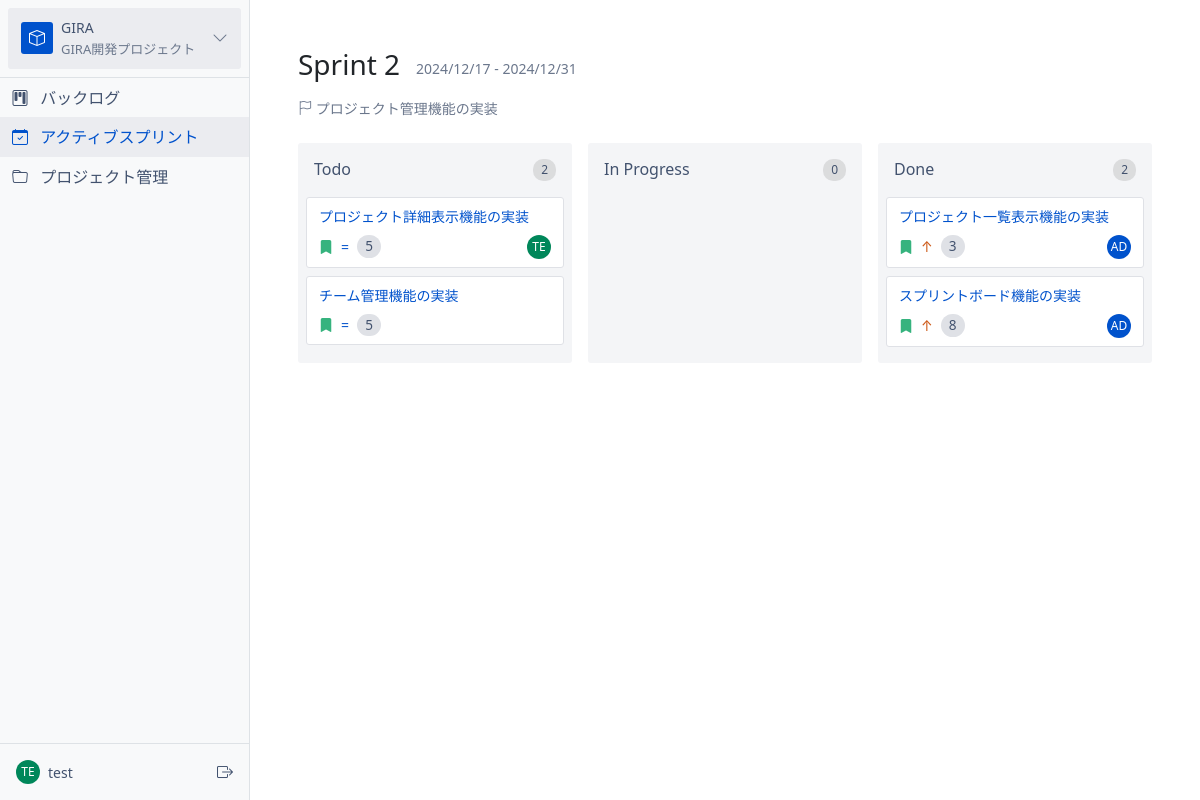
The app's page /kanban/1 (signed in) with its own data.
### app/models/project.py (models this page shows, shortened)
class Project(db.Model):
    __tablename__ = "projects"
    id = db.Column(db.Integer, primary_key=True)
    name = db.Column(db.String(100), nullable=False)
    key = db.Column(db.String(10), unique=True, nullable=False)
    description = db.Column(db.Text)
    status = db.Column(db.String(20), default="active")
    owner_id = db.Column(db.Integer, db.ForeignKey("users.id"), nullable=False)
    created_at = db.Column(db.DateTime, default=lambda: datetime.now(UTC))
    updated_at = db.Column(
        db.DateTime,
        default=lambda: datetime.now(UTC),
        onupdate=lambda: datetime.now(UTC),
    )
    owner = db.relationship("User", backref=db.backref("owned_projects", lazy=True))

### app/models/user.py (models this page shows, shortened)
class User(UserMixin, db.Model):
    __tablename__ = "users"
    id = db.Column(db.Integer, primary_key=True)
    username = db.Column(db.String(64), unique=True, nullable=False)
    email = db.Column(db.String(120), unique=True, nullable=False)
    first_name = db.Column(db.String(64))
    last_name = db.Column(db.String(64))
    avatar_color = db.Column(db.String(7))  # 存储 HEX 颜色代码，如 #FF0000
    password_hash = db.Column(db.String(128))
    is_active = db.Column(db.Boolean, default=True)
    created_at = db.Column(db.DateTime, default=datetime.utcnow)
    last_login = db.Column(db.DateTime)

### app/models/sprint.py (models this page shows, shortened)
class Sprint(db.Model):
    __tablename__ = "sprints"
    id = db.Column(db.Integer, primary_key=True)
    name = db.Column(db.String(100), nullable=False)
    start_date = db.Column(db.DateTime)
    end_date = db.Column(db.DateTime)
    status = db.Column(db.String(20), default="planning")  # planning, active, completed
    project_id = db.Column(db.Integer, db.ForeignKey("projects.id"), nullable=False)
    created_at = db.Column(db.DateTime, default=datetime.utcnow)
    updated_at = db.Column(
        db.DateTime, default=datetime.utcnow, onupdate=datetime.utcnow
    )
    goal = db.Column(db.String(255))
    project = db.relationship("Project", backref=db.backref("sprints", lazy=True))

### app/models/story.py (models this page shows, shortened)
class Story(db.Model):
    __tablename__ = "stories"
    PRIORITY_NONE = 0
    PRIORITY_LOW = 1
    PRIORITY_MEDIUM = 2
    PRIORITY_HIGH = 3
    PRIORITY_HIGHEST = 4
    PRIORITY_CHOICES = {
        PRIORITY_NONE: {"name": "None", "color": "#6B778C", "icon": ""},
        PRIORITY_LOW: {"name": "Low", "color": "#2D8738", "icon": "↓"},
        PRIORITY_MEDIUM: {"name": "Medium", "color": "#0052CC", "icon": "="},
        PRIORITY_HIGH: {"name": "High", "color": "#CD5A19", "icon": "↑"},
        PRIORITY_HIGHEST: {"name": "Highest", "color": "#CD1F1F", "icon": "↑↑"},
    }
    KANBAN_TODO = "todo"
    KANBAN_DOING = "doing"
    KANBAN_DONE = "done"
    id = db.Column(db.Integer, primary_key=True)
    title = db.Column(db.String(200), nullable=False)
    description = db.Column(db.Text)
    status = db.Column(db.String(20), default="todo")  # 看板状态：todo, doing, done
    story_points = db.Column(db.Integer)
    priority = db.Column(db.Integer, default=PRIORITY_NONE)
    project_id = db.Column(db.Integer, db.ForeignKey("projects.id"), nullable=False)
    sprint_id = db.Column(db.Integer, db.ForeignKey("sprints.id"))
    assignee_id = db.Column(db.Integer, db.ForeignKey("users.id"))
    created_at = db.Column(db.DateTime, default=datetime.utcnow)
    updated_at = db.Column(
        db.DateTime, default=datetime.utcnow, onupdate=datetime.utcnow
    )
    started_at = db.Column(db.DateTime)  # 開始日時
    completed_at = db.Column(db.DateTime)  # 完了日時
    project = db.relationship("Project", backref=db.backref("stories", lazy=True))
    sprint = db.relationship("Sprint", backref=db.backref("stories", lazy=True))
    assignee = db.relationship(
        "User", backref=db.backref("assigned_stories", lazy=True)
    )
    @property
    def priority_info(self):
        return self.PRIORITY_CHOICES.get(
            self.priority, self.PRIORITY_CHOICES[self.PRIORITY_NONE]
        )

### app/views/kanban.py (the view)
@bp.route("/")
@bp.route("/<int:project_id>")
@login_required
def index(project_id=None):
    try:
        logger.info(f"User {current_user.username} accessing kanban board")
        projects = Project.query.all()
        logger.debug(f"Found {len(projects)} total projects")
        current_project = None
        active_sprint = None
        todo_stories = []
        doing_stories = []
        done_stories = []
        if project_id:
            current_project = Project.query.get_or_404(project_id)
            logger.info(
                f"Viewing kanban for project: {current_project.name} (ID: {project_id})"
            )
            active_sprint = Sprint.query.filter_by(
                project_id=current_project.id, status="active"
            ).first()
            if active_sprint:
                logger.info(
                    f"Found active sprint: {active_sprint.name} (ID: {active_sprint.id})"
                )
                todo_stories = Story.query.filter_by(
                    sprint_id=active_sprint.id, status=Story.KANBAN_TODO
                ).all()
                doing_stories = Story.query.filter_by(
                    sprint_id=active_sprint.id, status=Story.KANBAN_DOING
                ).all()
                done_stories = Story.query.filter_by(
                    sprint_id=active_sprint.id, status=Story.KANBAN_DONE
                ).all()
                logger.debug(
                    f"Stories in TODO: {len(todo_stories)} - IDs: {[s.id for s in todo_stories]}"
                )
                logger.debug(
                    f"Stories in DOING: {len(doing_stories)} - IDs: {[s.id for s in doing_stories]}"
                )
                logger.debug(
                    f"Stories in DONE: {len(done_stories)} - IDs: {[s.id for s in done_stories]}"
                )
                total_stories = (
                    len(todo_stories) + len(doing_stories) + len(done_stories)
                )
                completion_rate = (
                    (len(done_stories) / total_stories * 100)
                    if total_stories > 0
                    else 0
                )
                logger.info(
                    f"Sprint progress - Total stories: {total_stories}, Completion rate: {completion_rate:.1f}%"
                )
            else:
                logger.info(
                    f"No active sprint found for project {current_project.name}"
                )
        else:
            logger.info("No project selected, showing project selection view")
        return render_template(
            "kanban/index.html",
            projects=projects,
            current_project=current_project,
            active_sprint=active_sprint,
            todo_stories=todo_stories,
            doing_stories=doing_stories,
            done_stories=done_stories,
        )
    except Exception as e:
        logger.error(f"Error in kanban index view: {str(e)}", exc_info=True)
        return jsonify({"error": str(e)}), 500

### app/templates/kanban/index.html (shortened to what this page needs)
{% extends "base.html" %} {% block content %}
<div class="container-fluid p-4">
  {% if current_project %} {% if active_sprint %}
  <div class="kanban-header">
    <div class="d-flex align-items-center">
      <h3>{{ active_sprint.name }}</h3>
      <span class="sprint-dates ms-3">
        {{ active_sprint.start_date.strftime('%Y/%m/%d') }} - {{
        active_sprint.end_date.strftime('%Y/%m/%d') }}
      </span>
    </div>
    {% if active_sprint.goal %}
    <div class="sprint-goal">
      <i class="bi bi-flag"></i> {{ active_sprint.goal }}
    </div>
    {% endif %}
  </div>
  <div class="kanban-board">
    <div class="kanban-column">
      <div class="column-header">
        <h6>Todo</h6>
        <span class="story-count">{{ todo_stories|length }}</span>
      </div>
      <div class="story-list" data-status="todo">
        {% for story in todo_stories %}
        <div class="story-card" data-story-id="{{ story.id }}">
          <div class="story-card-header">
            <span class="story-title">{{ story.title }}</span>
          </div>
          <div class="story-card-footer">
            <div class="story-indicators">
              <i class="bi bi-bookmark-fill story-type-icon"></i>
              {% if story.priority > 0 %}
              <span
                class="priority-icon"
                style="color: {{ story.priority_info.color }}"
              >
                {{ story.priority_info.icon }}
              </span>
              {% endif %}
              <span class="story-points">{{ story.story_points or 0 }}</span>
            </div>
            {% if story.assignee %}
            <div
              class="user-avatar"
              style="background-color: {{ story.assignee.avatar_color }}"
            >
              {{ story.assignee.username[:2].upper() }}
            </div>
            {% endif %}
          </div>
        </div>
        {% endfor %}
      </div>
    </div>
    <div class="kanban-column">
      <div class="column-header">
        <h6>In Progress</h6>
        <span class="story-count">{{ doing_stories|length }}</span>
      </div>
      <div class="story-list" data-status="doing">
      </div>
    </div>
    <div class="kanban-column">
      <div class="column-header">
        <h6>Done</h6>
        <span class="story-count">{{ done_stories|length }}</span>
      </div>
      <div class="story-list" data-status="done">
        {% for story in done_stories %}
        <div class="story-card" data-story-id="{{ story.id }}">
          <div class="story-card-header">
            <span class="story-title">{{ story.title }}</span>
          </div>
          <div class="story-card-footer">
            <div class="story-indicators">
              <i class="bi bi-bookmark-fill story-type-icon"></i>
              {% if story.priority > 0 %}
              <span
                class="priority-icon"
                style="color: {{ story.priority_info.color }}"
              >
                {{ story.priority_info.icon }}
              </span>
              {% endif %}
              <span class="story-points">{{ story.story_points or 0 }}</span>
            </div>
            {% if story.assignee %}
            <div
              class="user-avatar"
              style="background-color: {{ story.assignee.avatar_color }}"
            >
              {{ story.assignee.username[:2].upper() }}
            </div>
            {% endif %}
          </div>
        </div>
        {% endfor %}
      </div>
    </div>
  </div>
  {% else %}
  <div class="alert alert-info">アクティブなスプリントはありません</div>
  {% endif %} {% else %}
  <div class="alert alert-warning">プロジェクトが選択されていません</div>
  {% endif %}
</div>
{% endblock %}

### app/templates/base.html (shortened to what this page needs)
<!DOCTYPE html>
<html lang="ja">
<head>
    <link href="https://cdn.jsdelivr.net/npm/bootstrap@5.1.3/dist/css/bootstrap.min.css" rel="stylesheet">
    <link rel="stylesheet" href="https://cdn.jsdelivr.net/npm/bootstrap-icons@1.11.2/font/bootstrap-icons.css">
</head>
<body{% if request.endpoint == 'auth.login' %} class="login-page"{% endif %}>
    <div class="main-container">
        {% if not request.endpoint == 'auth.login' %}
        <div class="sidebar">
            <div class="p-3 border-bottom">
                <div class="project-selector" onclick="toggleProjectDropdown()">
                    {% if current_project %}
                    <div class="current-project">
                        <div class="project-icon">
                            <i class="bi bi-box"></i>
                        </div>
                        <div class="project-info">
                            <div class="project-key">{{ current_project.key }}</div>
                            <div class="project-name">{{ current_project.name }}</div>
                        </div>
                        <i class="bi bi-chevron-down ms-auto"></i>
                    </div>
                    {% endif %}
                </div>
            </div>
            <div class="list-group list-group-flush flex-grow-1">
                <a href="{{ url_for('backlog.index') }}{% if current_project %}/{{ current_project.id }}{% endif %}"
                   class="list-group-item list-group-item-action {% if request.endpoint == 'backlog.index' %}active{% endif %}">
                    <i class="bi bi-kanban"></i> バックログ
                </a>
                <a href="{{ url_for('kanban.index') }}{% if current_project %}/{{ current_project.id }}{% endif %}"
                   class="list-group-item list-group-item-action {% if request.endpoint == 'kanban.index' %}active{% endif %}">
                    <i class="bi bi-calendar-check"></i> アクティブスプリント
                </a>
                <a href="{{ url_for('project.index') }}{% if current_project %}/{{ current_project.id }}{% endif %}"
                   class="list-group-item list-group-item-action {% if request.endpoint == 'project.index' %}active{% endif %}">
                    <i class="bi bi-folder"></i> プロジェクト管理
                </a>
            </div>
            <div class="user-section border-top">
                <div class="user-info p-3">
                    <div class="d-flex align-items-center justify-content-between">
                        {% if current_user.is_authenticated %}
                        <div class="user-info-left">
                            <div class="user-avatar" style="background-color: {{ current_user.avatar_color }}">
                                {% if current_user.username|length >= 2 %}
                                    {{ current_user.username[:2].upper() }}
                                {% else %}
                                    {{ current_user.username[:1].upper() }}
                                {% endif %}
                            </div>
                            <div class="user-name">
                                {{ current_user.username }}
                            </div>
                        </div>
                        <a href="{{ url_for('auth.logout') }}" class="logout-link">
                            <i class="bi bi-box-arrow-right"></i>
                        </a>
                        {% endif %}
                    </div>
                </div>
            </div>
        </div>
        {% endif %}
        <div class="content-area">
            {% block content %}{% endblock %}
        </div>
    </div>
</body>
</html>

### records on screen
Project: key "GIRA", name "GIRA開発プロジェクト"
User: username "TE", username "test"
Sprint: name "Sprint 2", start_date "2024/12/17", end_date "2024/12/31", goal "プロジェクト管理機能の実装"
Story: title "プロジェクト詳細表示機能の実装", priority_info.icon "=", story_points "5", assignee "TE"
Story: title "チーム管理機能の実装", priority_info.icon "=", story_points "5"
Story: title "プロジェクト一覧表示機能の実装", priority_info.icon "↑", story_points "3", assignee "AD"
Story: title "スプリントボード機能の実装", priority_info.icon "↑", story_points "8", assignee "AD"

### other values on screen
{{ todo_stories|length }} "2"
{{ doing_stories|length }} "0"
{{ done_stories|length }} "2"
